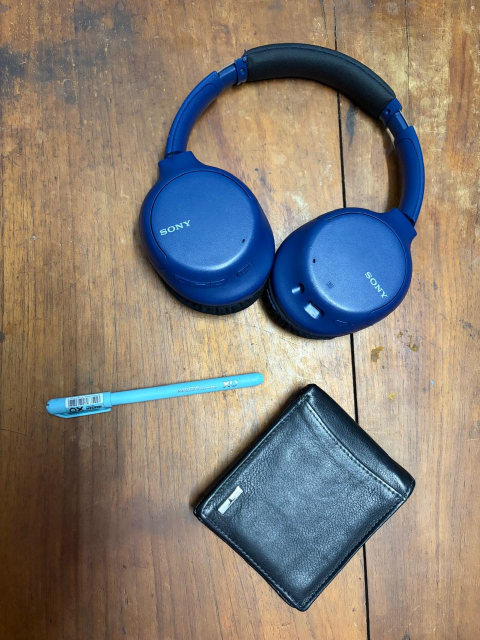
#> input picture Sendhaane/raw_captures/Object.jpeg, 960 x 1280 px, found by its file name (shown at 1/2 size)
$ jupyter execute Task7_Feature_matching.ipynb   (text cells are left out)
#> lines starting #> are read from the running program, lines starting #| are printed output that depends on the picture; pictures that were not available may be replaced by others from this repository, and a replacement may not be noted
[cell 1]
import cv2
import matplotlib.pyplot as plt

[cell 2]
img1 = cv2.imread("raw_captures\Object.jpeg")
#> img1 is the input picture: shape (1280, 960, 3); mean B, G, R 118, 126.6, 134.7
img2 = cv2.imread("raw_captures\Object1.jpeg")
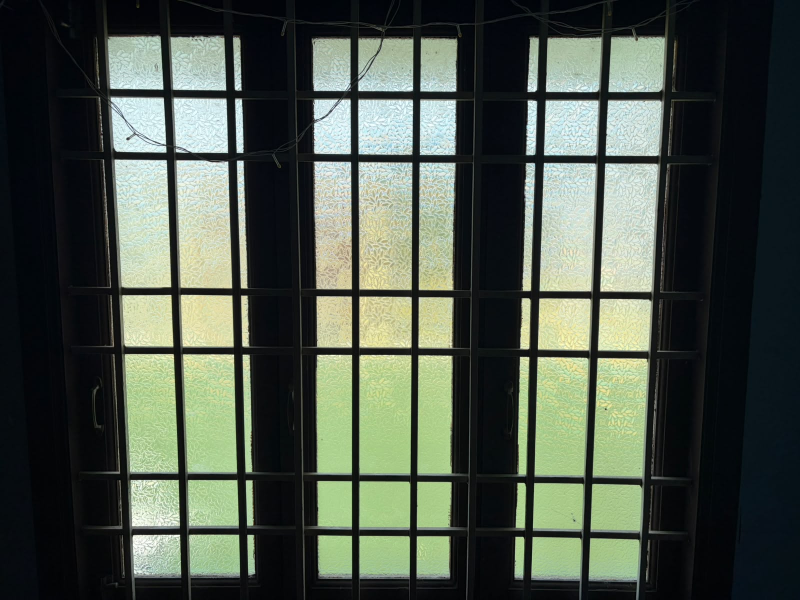
#> input picture Sendhaane/raw_captures/Test.jpeg, 1600 x 1200 px, given in place of Object1.jpeg, which was not available (shown at 1/2 size)
#> img2 is the input picture: shape (1200, 1600, 3); mean B, G, R 74.2, 85.4, 76.3

gray1 = cv2.cvtColor(img1, cv2.COLOR_BGR2GRAY)
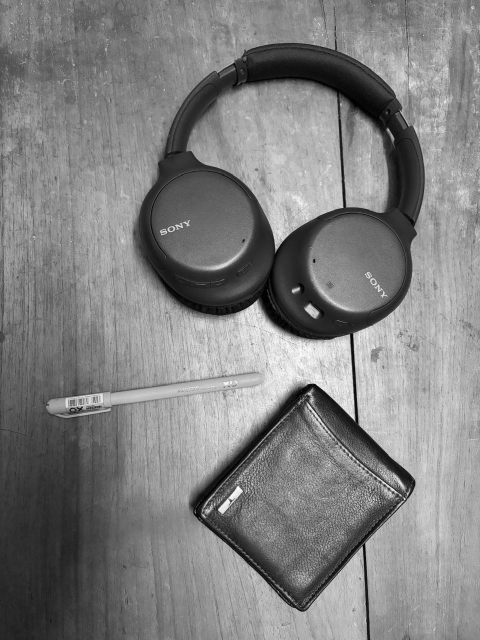
#> gray1: shape (1280, 960) (shown at 1/2 size); min 0, max 254, mean 128.1
gray2 = cv2.cvtColor(img2, cv2.COLOR_BGR2GRAY)
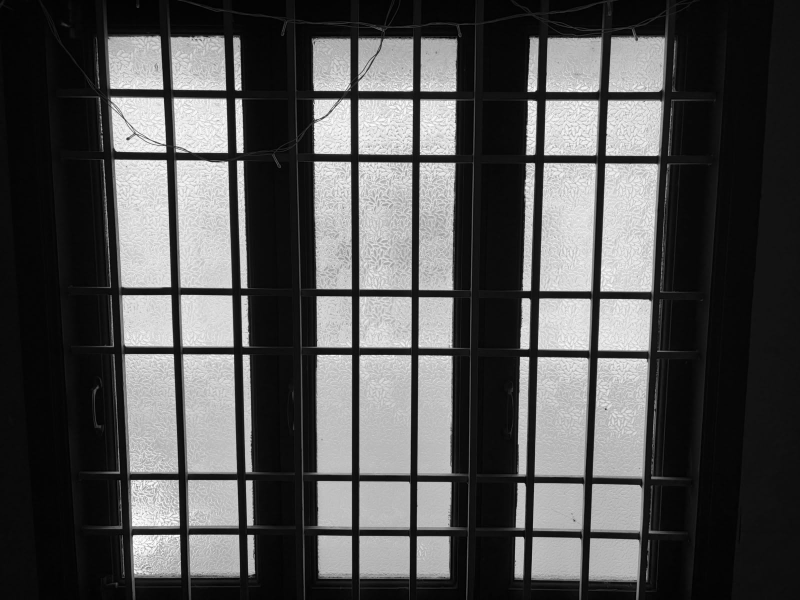
#> gray2: shape (1200, 1600) (shown at 1/2 size); min 0, max 254, mean 81.4

[cell 3]
orb = cv2.ORB_create(nfeatures=2000)

[cell 4]
kp1, des1 = orb.detectAndCompute(gray1, None)
#> kp1 = 2000 keypoints; strongest (x, y, size): (809, 998, 31), (461, 1001, 31), (462, 1003, 37.2), (461, 1005, 31)
kp2, des2 = orb.detectAndCompute(gray2, None)
#> kp2 = 2000 keypoints; strongest (x, y, size): (466, 710, 31), (359, 1070, 31), (323, 178, 37.2), (702, 711, 31)

[cell 5]
bf = cv2.BFMatcher(cv2.NORM_HAMMING)

matches = bf.knnMatch(des1, des2, k=2)
#> matches = 2000 matches

[cell 6]
good_matches = []

for m, n in matches:
    if m.distance < 0.75 * n.distance:
        good_matches.append(m)
#> after the loop, good_matches = 12 matches

[cell 7]
print("Good Matches :", len(good_matches))
#| Good Matches : 12

[cell 8]
matched = cv2.drawMatches(
    img1,
    kp1,
    img2,
    kp2,
    good_matches,
    None,
    flags=cv2.DrawMatchesFlags_NOT_DRAW_SINGLE_POINTS
)
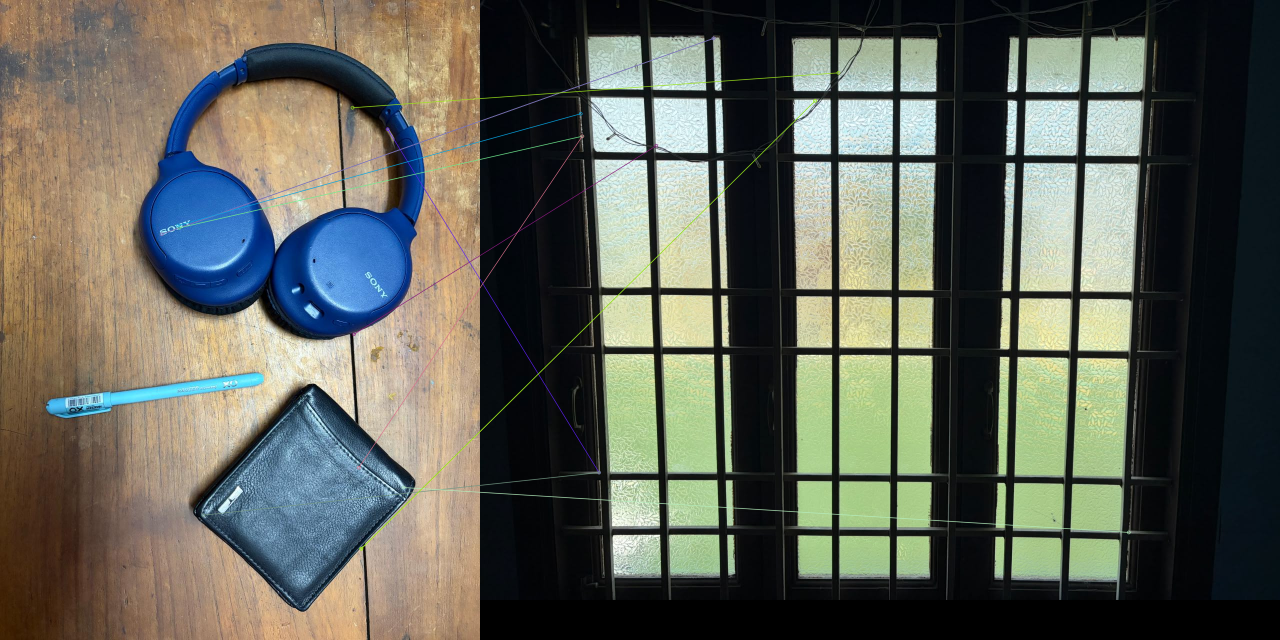
#> matched: shape (1280, 2560, 3) (shown at 1/2 size); mean B, G, R 87.9, 97.8, 95.4

plt.figure(figsize=(18,8))
plt.imshow(cv2.cvtColor(matched, cv2.COLOR_BGR2RGB))
plt.title("ORB Feature Matches")
plt.axis("off")
plt.show()
